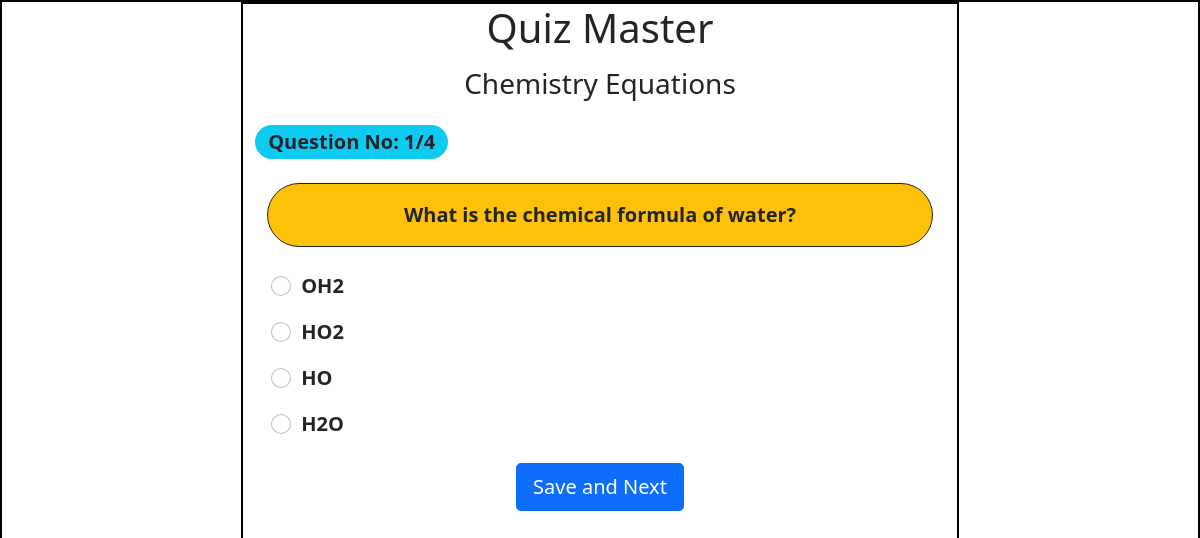
/start_quiz/3/1 (signed in), run on the app's committed database.
### application/models.py (models this page shows)
class Quiz(db.Model):
    id = db.Column(db.Integer(), primary_key = True)
    name = db.Column(db.String(), unique = True, nullable = False)
    quizdate = db.Column(db.Date(),nullable = False)
    duration = db.Column(db.Integer(), nullable = False)
    chapter_id = db.Column(db.Integer(), db.ForeignKey("chapter.id"), nullable = False)
    questions = db.relationship("Question", backref="quiz", cascade="all, delete")
    scores = db.relationship("Scores", backref = "quiz", cascade = "all, delete")

class Question(db.Model):
    id = db.Column(db.Integer(), primary_key = True)
    title = db.Column(db.String(), nullable = False)
    statement = db.Column(db.String(), nullable = False)
    option1 = db.Column(db.String(),nullable = False)
    option2 = db.Column(db.String(),nullable = False)
    option3 = db.Column(db.String(),nullable = False)
    option4 = db.Column(db.String(),nullable = False)
    correct = db.Column(db.Integer(), nullable = False)
    quiz_id = db.Column(db.Integer(), db.ForeignKey("quiz.id"),nullable = False)

### application/controllers.py (the view, shortened to what this page needs)
@app.route("/start_quiz/<int:quiz_id>/<int:question_number>", methods = ["GET","POST"])
def start_quiz(quiz_id, question_number = 1):
    if "username" not in session:
        return redirect(url_for("login"))
    this_user = User.query.filter_by(username = session["username"]).first()
    if not this_user:
        return redirect(url_for("login"))
    quiz = Quiz.query.get(quiz_id)
    if not quiz:
        return redirect(url_for("user_dashboard"))
    questions = Question.query.filter_by(quiz_id = quiz_id).all()
    total_questions = len(questions)
    if total_questions == 0:
        return(redirect(url_for("user_dashboard")))
    question = questions[question_number - 1]   #Fetches the current question as indexing starts from 0
    if request.method == "POST":
        user_answer = request.form.get("answer")
        if user_answer == str(question.correct):
            session["score"] = session.get("score", 0) + 1
        return(redirect(url_for("start_quiz", quiz_id = quiz_id, question_number = question_number + 1)))
    return render_template("start_quiz.html", quiz = quiz, question = question, total_questions = total_questions, question_number = question_number)

### templates/start_quiz.html (shortened to what this page needs)
<!DOCTYPE html>
<html lang="en">
<head>
    <link rel="stylesheet" href="/static/styles.css">
    <link href="https://cdn.jsdelivr.net/npm/bootstrap@5.0.2/dist/css/bootstrap.min.css" rel="stylesheet"
>
</head>
<body>
    <div id="main">
        <div id="canvas">
            <h1 style="text-align: center;">Quiz Master</h1>
            <h3 style="text-align: center; margin-top:15px;">{{quiz.name}}</h3>
            <div class="container d-flex justify-content-between mt-4">
                <span class="badge rounded-pill bg-info text-dark fs-5">Question No: {{question_number}}/{{total_questions}}</span>
            </div>
            <div class="border border-dark rounded-pill p-3 m-4 text-center bg-warning fs-5">
                <strong>{{question.statement}}</strong>
            </div>
            <div class="container">
                <form method="POST">
                        <div class="mb-4 fs-5">
                            <div class="form-check m-3">
                                <input class="form-check-input" type="radio" name="answer" value="1" required>
                                <label class="form-check-label"><strong>{{ question.option1 }}</strong></label>
                            </div>
                            <div class="form-check m-3">
                                <input class="form-check-input" type="radio" name="answer" value="2" required>
                                <label class="form-check-label"><strong>{{ question.option2 }}</strong></label>
                            </div>
                            <div class="form-check m-3">
                                <input class="form-check-input" type="radio" name="answer" value="3" required>
                                <label class="form-check-label"><strong>{{ question.option3 }}</strong></label>
                            </div>
                            <div class="form-check m-3">
                                <input class="form-check-input" type="radio" name="answer" value="4" required>
                                <label class="form-check-label"><strong>{{ question.option4 }}</strong></label>
                            </div>
                        </div>
                    </div>
                    <div class="d-flex justify-content-center gap-3">
                        {% if question_number < total_questions %}
                            <button type="submit" class="btn btn-primary btn-lg">Save and Next</button>
                        {% else %}
                            <button type="submit" class="btn btn-success btn-lg">Submit</button>
                        {% endif %}
                    </div>
            </div>
        </div>

### static/styles.css (style rules this page uses)
* { margin: 0px; }
#main, #canvas { border: 2px solid black; }
#canvas { width: 60%; margin: auto; min-height: 750px; overflow: auto; }

### data on the page
Quiz: name "Chemistry Equations"
Question: statement "What is the chemical formula of water?", option1 "OH2", option2 "HO2", option3 "HO", option4 "H2O"

### other printed values
{{ question_number }} "1"
{{ total_questions }} "4"
